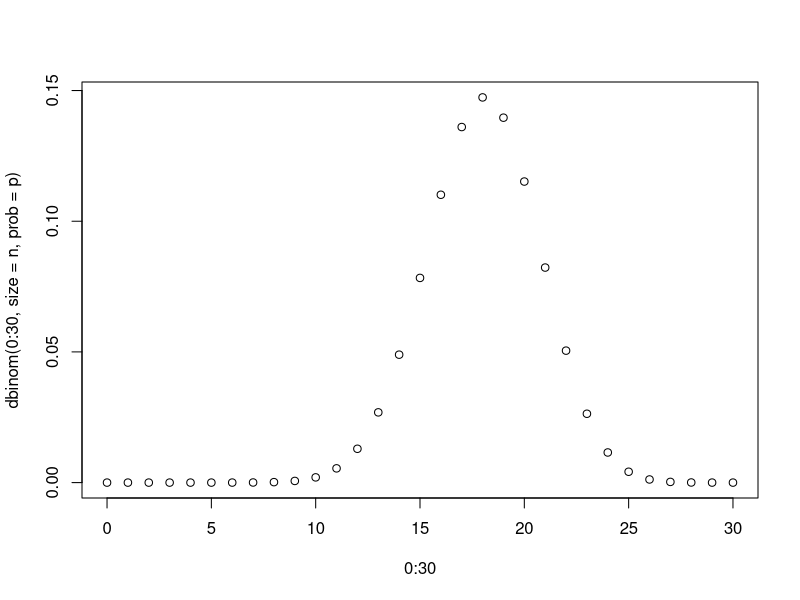
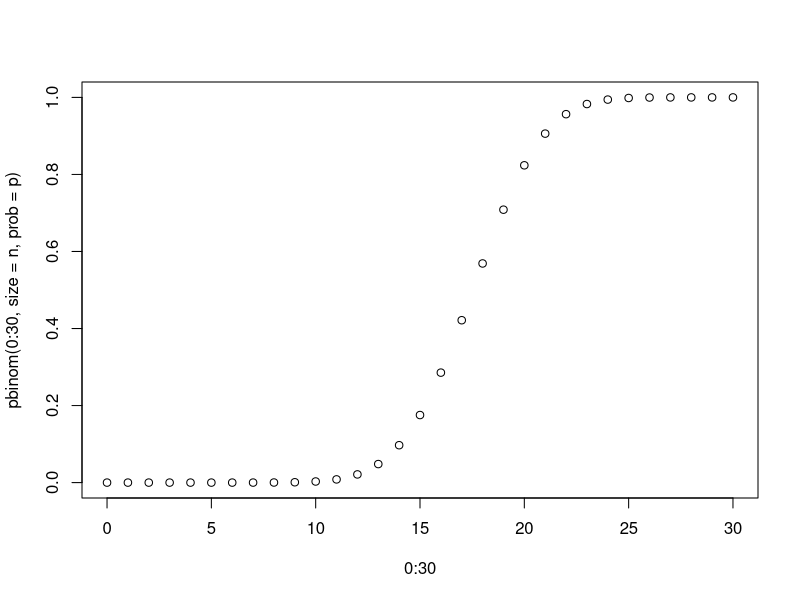
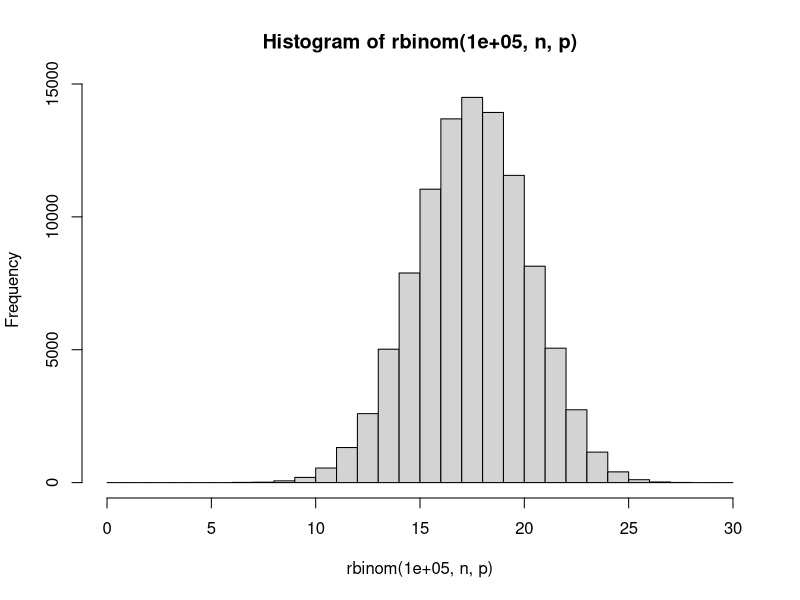

These charts were generated, in order, by the following R code:
## ---- chunk 1
knitr::opts_chunk$set(echo = TRUE)
## ---- chunk 2
n = 30
p = 0.6

plot(0:30, dbinom(0:30, size = n, prob = p)) # Recuerda que dbinom regresara un vector
# con la probabilidad de cada uno de los valores de n ya que en vez de pasar un solo
# valor en x, le pasamos un vector
plot(0:30, pbinom(0:30, size = n, prob = p)) # Funcion de distribucion graficada

qbinom(0.5, n, p) # El 50% de numero de exitos, esta por debajo de la mediana 18,
qbinom(0.25, n, p) # El 25% de numero de exitos, esta por debajo del 16 en este caso.
# Debido a que estan muy juntos, quiere que es una distribucion muy concentrada

# Generacion de numeros random de 0 hasta n donde cada numero tiene la probabilidad de
# salir que tiene una variable binomimial n, p
hist(rbinom(100000, n, p), breaks = 0:30)

